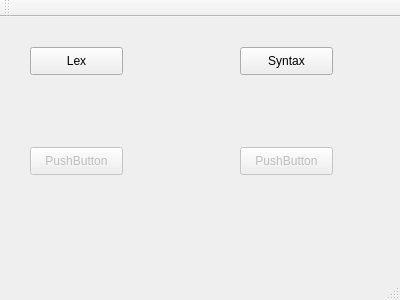
<?xml version="1.0" encoding="UTF-8"?>
<ui version="4.0">
 <class>MainWindow</class>
 <widget class="QMainWindow" name="MainWindow">
  <property name="geometry">
   <rect>
    <x>0</x>
    <y>0</y>
    <width>400</width>
    <height>300</height>
   </rect>
  </property>
  <property name="windowTitle">
   <string>MainWindow</string>
  </property>
  <widget class="QWidget" name="centralWidget">
   <widget class="QPushButton" name="pushButton">
    <property name="geometry">
     <rect>
      <x>30</x>
      <y>30</y>
      <width>93</width>
      <height>28</height>
     </rect>
    </property>
    <property name="text">
     <string>Lex</string>
    </property>
   </widget>
   <widget class="QPushButton" name="pushButton_2">
    <property name="geometry">
     <rect>
      <x>240</x>
      <y>30</y>
      <width>93</width>
      <height>28</height>
     </rect>
    </property>
    <property name="text">
     <string>Syntax</string>
    </property>
   </widget>
   <widget class="QPushButton" name="pushButton_3">
    <property name="enabled">
     <bool>false</bool>
    </property>
    <property name="geometry">
     <rect>
      <x>30</x>
      <y>130</y>
      <width>93</width>
      <height>28</height>
     </rect>
    </property>
    <property name="text">
     <string>PushButton</string>
    </property>
   </widget>
   <widget class="QPushButton" name="pushButton_4">
    <property name="enabled">
     <bool>false</bool>
    </property>
    <property name="geometry">
     <rect>
      <x>240</x>
      <y>130</y>
      <width>93</width>
      <height>28</height>
     </rect>
    </property>
    <property name="text">
     <string>PushButton</string>
    </property>
   </widget>
  </widget>
  <widget class="QMenuBar" name="menuBar">
   <property name="geometry">
    <rect>
     <x>0</x>
     <y>0</y>
     <width>400</width>
     <height>29</height>
    </rect>
   </property>
  </widget>
  <widget class="QToolBar" name="mainToolBar">
   <attribute name="toolBarArea">
    <enum>TopToolBarArea</enum>
   </attribute>
   <attribute name="toolBarBreak">
    <bool>false</bool>
   </attribute>
  </widget>
  <widget class="QStatusBar" name="statusBar"/>
 </widget>
 <layoutdefault spacing="6" margin="11"/>
 <resources/>
 <connections/>
</ui>
